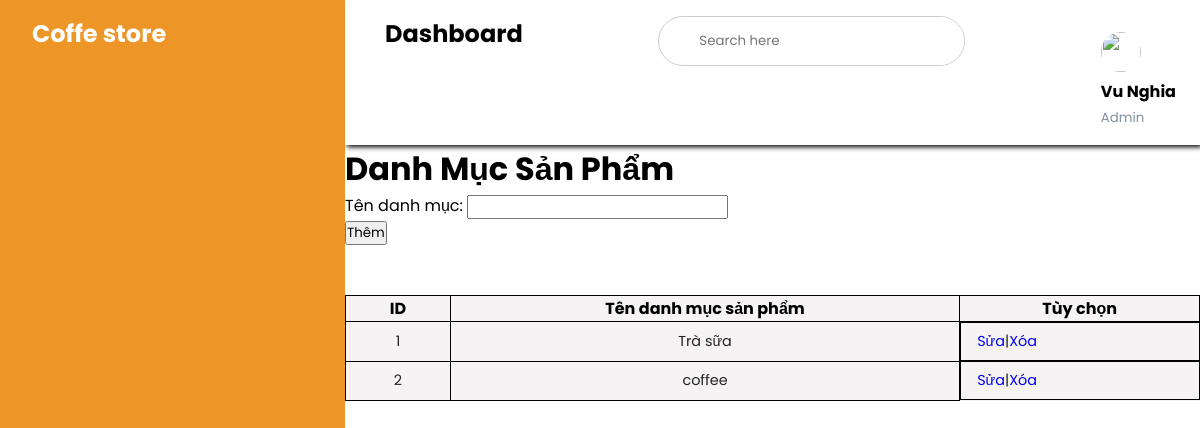
The page /admin/admin2.php?action=quanlidanhmucsanpham&query=category (signed in) on the database its author committed.
### tables this page shows
CREATE TABLE `danhmuc` (
  `id_danhmuc` int(11) NOT NULL,
  `ten_danhmuc` varchar(200) NOT NULL
);

### admin/modules/quanlidanhmucsanpham/category.php (the view)
<h1>Danh Mục Sản Phẩm</h1>
                <form method="POST" action="modules/quanlidanhmucsanpham/xuly.php">
                    <label>Tên danh mục:</label>
                    <input type="text" name="tendanhmuc"><br>
                    <input type="submit" name="them" value="Thêm">
                </form>
                <br><br>
                <table class="table t_product">
                    <tr>
                        <th>ID</th>
                        <th>Tên danh mục sản phẩm</th>
                        <th>Tùy chọn</th>
                    </tr>
                    <?php
                    $sql = " SELECT * FROM danhmuc";
                    $qr = mysqli_query($conn, $sql);
                    while ($rows = mysqli_fetch_array($qr)) {
                    ?>
                        <tr>
                            <td><?php echo $rows["id_danhmuc"]; ?></td>
                            <td><?php echo $rows["ten_danhmuc"]; ?></td>
                            <td><a href="?action=quanlidanhmucsanpham&query=sua&id=<?php echo $rows["id_danhmuc"]; ?> ">Sửa</a>
                                | <a onclick="return confirm('Bạn có muốn xóa danh mục này không?');" href="modules/quanlidanhmucsanpham/xuly.php?id=<?php echo $rows["id_danhmuc"]; ?> ">Xóa</a></td>
                        </tr>
                    <?php } ?>
                </table>

### resources/css/admin.css (style rules this page uses)
:root { --main-color: #ee8f1bf1; --color-dark: #1D2231; --text-grey: #8390A2; }
* { padding: 0; margin:0; box-sizing: border-box; list-style-type: none; text-decoration: none; font-family: 'Poppins', sans-serif; }
table { border-collapse: collapse; }
td { padding: .5rem 1rem; font-size: .9rem; color: #222; }
tr td:last-child { display: flex; align-items: center; }

### resources/css/Quanly.css (style rules this page uses)
:root { --main-color: #ee8f1bf1; --color-dark: #1D2231; --text-grey: #8390A2; }
* { padding: 0; margin:0; box-sizing: border-box; list-style-type: none; text-decoration: none; font-family: 'Poppins', sans-serif; }
table { border-collapse: collapse; }
th,td { border: 1px #000 solid; text-align: center; }
.table { width:100%; height: 50px; font-size: 1rem; background: #f5f3f3; }

### rows shown on the page
danhmuc: id_danhmuc "1", ten_danhmuc "Trà sữa"
danhmuc: id_danhmuc "2", ten_danhmuc "coffee"
